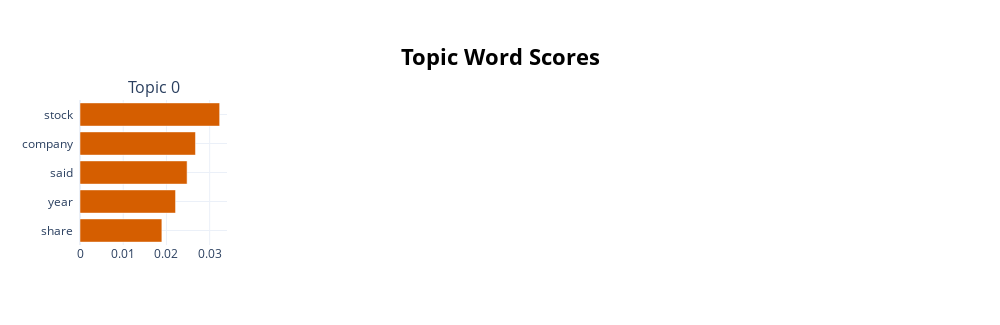

Here is the notebook cell this chart was saved with:
### Code cell
topic_model.visualize_barchart(top_n_topics=30)

### Figure 1 — Plotly figure (JSON) as saved in the notebook; plotly's stock layout.template omitted (floating-point values rounded to 4 significant figures)
{"data": [{"marker": {"color": "#D55E00"}, "orientation": "h", "type": "bar", "x": [0.01894, 0.02211, 0.02478, 0.02672, 0.03231], "xaxis": "x", "y": ["share  ", "year  ", "said  ", "company  ", "stock  "], "yaxis": "y"}], "layout": {"annotations": [{"font": {"size": 16}, "showarrow": false, "text": "Topic 0", "x": 0.0875, "xanchor": "center", "xref": "paper", "y": 1, "yanchor": "bottom", "yref": "paper"}], "height": 325, "hoverlabel": {"bgcolor": "white", "font": {"family": "Rockwell", "size": 16}}, "showlegend": false, "title": {"font": {"color": "Black", "size": 22}, "text": "<b>Topic Word Scores", "x": 0.5, "xanchor": "center", "yanchor": "top"}, "width": 1000, "xaxis": {"anchor": "y", "domain": [0, 0.175], "showgrid": true}, "xaxis2": {"anchor": "y2", "domain": [0.275, 0.45], "showgrid": true}, "xaxis3": {"anchor": "y3", "domain": [0.55, 0.725], "showgrid": true}, "xaxis4": {"anchor": "y4", "domain": [0.825, 1], "showgrid": true}, "yaxis": {"anchor": "x", "domain": [0, 1], "showgrid": true}, "yaxis2": {"anchor": "x2", "domain": [0, 1], "showgrid": true}, "yaxis3": {"anchor": "x3", "domain": [0, 1], "showgrid": true}, "yaxis4": {"anchor": "x4", "domain": [0, 1], "showgrid": true}}}
